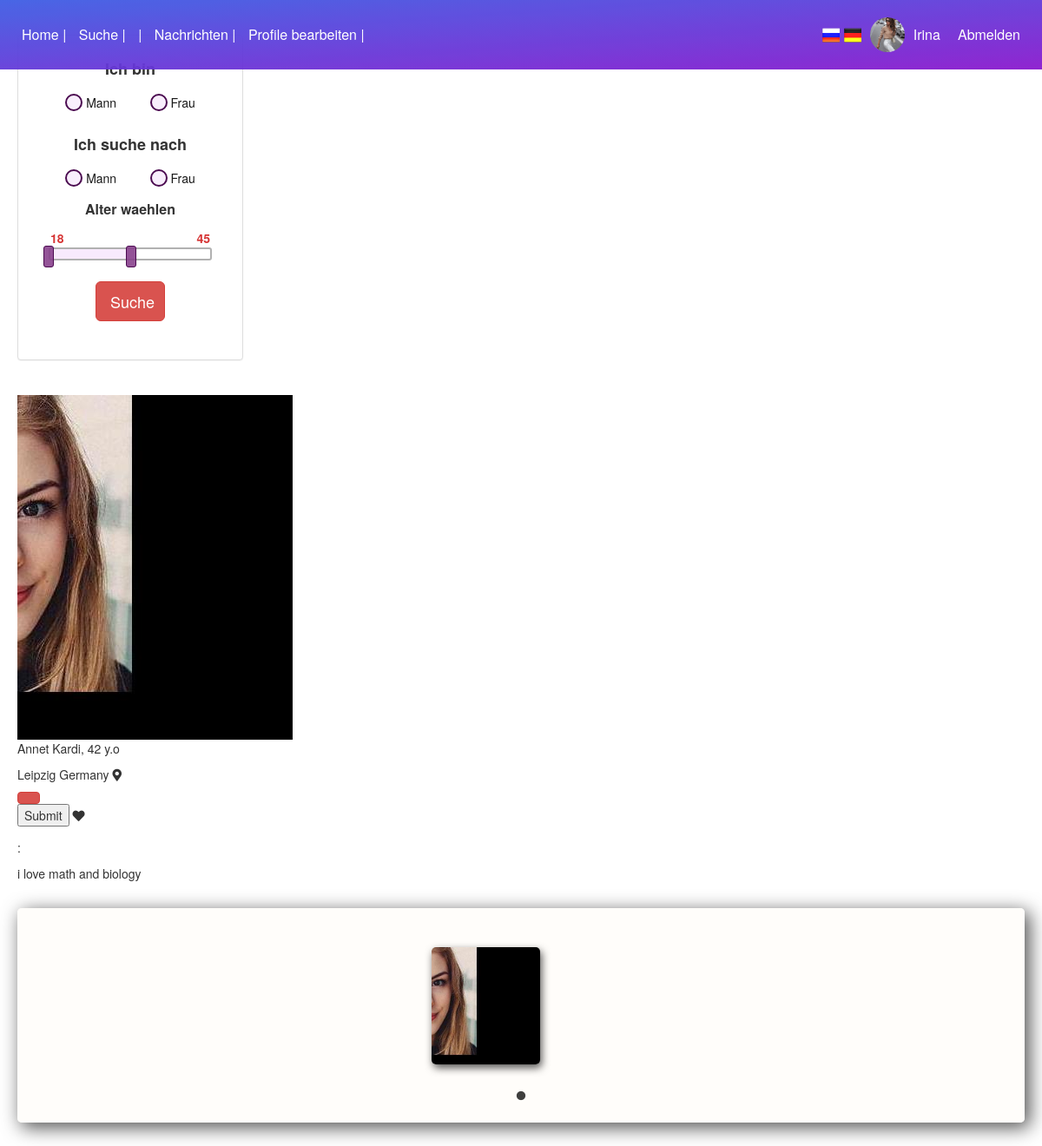
The app's page /personal_page.php?user_id=fdssdffsddsf (signed in) with its own data.
### tables this page shows
CREATE TABLE `register_user` (
  `register_user_id` int(11) NOT NULL,
  `user_name` varchar(250) NOT NULL,
  `user_email` varchar(250) NOT NULL,
  `user_password` varchar(250) NOT NULL,
  `user_activation_code` varchar(250) NOT NULL,
  `user_id` varchar(255) NOT NULL,
  `user_email_status` enum('not verified','verified') NOT NULL,
  `first_name` varchar(1000) NOT NULL,
  `last_name` varchar(1000) NOT NULL,
  `country` varchar(1000) NOT NULL,
  `city` varchar(1000) NOT NULL,
  `birth_date` date DEFAULT NULL,
  `profile_foto` varchar(1000) NOT NULL,
  `details` varchar(1000) NOT NULL,
  `gender` varchar(255) NOT NULL,
  `weight` varchar(255) NOT NULL,
  `height` varchar(255) NOT NULL
);

### personal_page.php (the view, shortened to what this page needs)
<?php
$user_id=$_GET["user_id"];
$array = $_SESSION['array'];
$con = new PDO( DB_DSN, DB_USERNAME, DB_PASSWORD );
$sthandler = $con->prepare("SELECT TIMESTAMPDIFF(YEAR, `birth_date`, CURDATE()) AS age , first_name, last_name, country, city, details, height, weight, profile_foto FROM register_user WHERE user_id = '$user_id'");
$sthandler->execute();
?>
<head>
		<link rel="stylesheet" href="menu.css">
<link rel="stylesheet" href="style_personal_page.css">
<link rel="stylesheet" href="https://cdnjs.cloudflare.com/ajax/libs/jqueryui/1.12.1/jquery-ui.min.css">
<link rel="stylesheet" type="text/css" href="slick/slick.css"/>
<link rel="stylesheet" type="text/css" href="slick/slick-theme.css"/>
<link rel="stylesheet" href="https://use.fontawesome.com/releases/v5.1.1/css/all.css">
<link rel="stylesheet" href="https://maxcdn.bootstrapcdn.com/bootstrap/3.3.0/css/bootstrap.min.css">
</head>
<body>
<header class="head fixed">
    <div class="wrap rel">
        <div class="menu">
            <div class="menu_left">
                <nav class=" hero-nav pull_left _nav">
                    <ul class="list-unstyled ">
                        <a class="active" href="index.php"><?php echo $array[1];?> |</a>
                        <a class="active" href="search_form.php"><?php echo $array[19];?> |</a>
                        <a class="active" href="view_profile.php"> <?php
                        if (isset($_SESSION['user_name'])) {
                            echo '  |';}
                        ?>
                        </a>
                        <a class="active" href="message1/message.php"> <?php
                        if (isset($_SESSION['user_name'])) {
                            echo $array[13];
                            echo '  |';
                        }
                        ?>
                        </a>
                        <a class="active" href="personal_page_edit.php?user_activation_code=<?php echo $_SESSION['user_activation_code'];?>&&user_id=<?php echo $_SESSION['user_id'];?>">
                        <?php
                        if (isset($_SESSION['user_name'])) {
                            echo $array[2];
                            echo '  |';
                        }
                        ?>
                        </a>
                    </ul>
                </nav>
            </div>
            <div class="right_side_menu rel">
                <form method="post" class="active2 language_box ">
                <input class="language1  language" name="en" value=""  type="submit">
                    <input class="language2  language" name="de" value=""  type="submit">
                </form>
                   <?php
                    if (isset($_SESSION['user_name'])) {
                        echo "<a class='active2 rel' href='view_profile.php'>
                                <div class='inlne-block profile_photo_menu_box'>
                                    <img class='profile_photo_menu' src='".$_SESSION['profile_foto']."'>
                                </div>
                            </a>";
                        echo "<a class='active2' href='view_profile.php'>";
                        echo ''.$_SESSION['first_name'];
                        echo "</a>";
                    }
                    ?>
                <a class="active2" >
                    <?php
                    if (isset($_SESSION['user_name'])) {
                        echo"<a href='logout.php'>$array[3]</a>";
                    }
                    else echo "<a href='login_page.php'>$array[4]</a>";
                    ?>
                </a>
            </div>
        </div>
    </div>
</header>
<br>
<br>
<section class="section_general wrap">
    <div class="sect_left">
            <div class=" form-log ">
            <?php
                include("filter.php");
                ?>
                </div>
    </div>
    <div class="sect_right">
        <div class="section-slide" >
            <br>
        </div>
        <?php while($row = $sthandler->fetch(PDO::FETCH_ASSOC)) : ?>
        <div class="section-photo">
            <div class="myflex">
                <div class="big_box">
                    <div class="photo-box ">
                        <img src="<?php echo $row ['profile_foto']?>" class="photo-person">
                    </div>
                </div>
                <div class="info">
                    <p class="txt_name"><?php echo $row ['first_name'] ?> <?php echo $row ['last_name'] ?>, <?php echo $row ['age'] ?> y.o </p>
                    <?php if($row ['city'] != '' || $row ['country'] != ''){  ?>
                        <p class="txt_city"><?php echo $row ['city'] ?> <?php echo $row ['country'] ?> <i class="fas fa-map-marker-alt"></i> </p>
                    <?php } ?>
                    <form method="post" value="like" id="likes">
                            <a href="message1/message.php?user_id=<?php echo $user_id; ?>" class="btn btn-danger btn_send"><?php echo $array[66]; ?></a>
                            <input class="like_none"  type="submit"  id="likek" name="like">
                            <label for="likek" name="like" id="like" class="like inline-block"><i class="fas fa-heart"></i></label>
                    </form>
                    <?php if($row ['details'] != ''){  ?>
                        <div class="keframe_div">
                            <p class="txt_status"><?php echo $array[68]; ?>:</p>
                            <?php echo $row ['details'] ?>
                        </div>
                    <?php } ?>
                </div>
            </div>
            <?php endwhile;?>
            <div class="album">
                <?php
                include("fotos/view.php");
                ?>
            </div>
        </div>
    </div>
</body>

### fotos/view.php (shortened to what this page needs)
<!DOCTYPE html>
<html lang="en">
	<head>
		<link rel="stylesheet" href="fotos/view_alb.css">
		<link href="fotos/css/bootstrap.min.css" rel="stylesheet">
	</head>
<body>
	<div class="section_view" id="view">
			<div class="rowii">
			<?php
					$conn = mysqli_connect("localhost","lovoneo","ZMaLPF2-unV-ch","projekt");
					$query = "SELECT * FROM  register_user WHERE user_id = '$user_id'";
					$result = mysqli_query($conn, $query);
						while($row = mysqli_fetch_assoc($result))
						{
				?>
					<div>
						<div class="img_box rel" onclick="zoom('<?php echo $row['profile_foto']?>')" data-toggle="modal" data-target="#exampleModalCenter" style="background:  url('<?php echo $row['profile_foto']?>') no-repeat"></div>
					</div>
				<?php
				}
				?>
			</div>
	</div>
	</body>
</html>

### menu.css (style rules this page uses)
.menu { display: flex; flex-direction: row; width: 100%; justify-content: space-between; align-items: center; }
.language_box { color: #e73591; display: flex; font-size: 16px; width: 60px; margin-bottom: 0 !important; }
.active2 { color: #fff; padding-right: 10px; }
.language1 { background: url('Russia-Flag.png'); }
.language2 { background: url('Germany-Flag.png'); }
.language { border: none !important; background-size: cover; width: 24px; height: 21px; margin-left: 5px; cursor: pointer !important; }
.active { display: inline-block; padding-right: 10px; }
.right_side_menu { display: flex; flex-direction: row; justify-content: space-between; align-items: center; }
.profile_photo_menu_box { width: 40px; height: 40px; border-radius: 50%; overflow: hidden; }
.profile_photo_menu { width: 40px; height: 50px; }
.head { background: linear-gradient(to top left,#8918ce, #3d5de4); opacity: 0.94 ; width: 100%; padding: 20px 5px; font-size: 16px; top:0; z-index: 1000; min-height: 60px; }
.head a { color: #ffffff !important; }
ul { margin-bottom: 0 !important; }

### style_personal_page.css (style rules this page uses)
.inline-block { display: inline-block; }
.rel { position: relative; }
.fixed { position: fixed; }
.wrap { margin: 0 auto; }
.active { display: inline-block; padding-right: 10px; }

### fotos/view_alb.css (style rules this page uses)
.inline-block { display: inline-block; }
.rel { position: relative; }
.fixed { position: fixed; }
.wrap { max-width: 1400px; padding-left: 20px; padding-right: 20px; margin: 0 auto; }
.section_view { margin: 30px 0; padding: 15px; border-radius: 5px; background: #fffdf9cb; border-color: #181818 !important; -webkit-box-shadow: 5px 5px 21px 1px rgba(0,0,0,0.67) !important; -moz-box-shadow:5px 5px 21px 1px rgba(0,0,0,0.67) !important; box-shadow: 5px 5px 21px 1px rgba(0,0,0,0.67) !important; }
.img_box { -webkit-box-shadow: 2px 4px 10px 0px rgba(0,0,0,0.67) !important; -moz-box-shadow: 2px 4px 10px 0px rgba(0,0,0,0.67) !important; box-shadow: 2px 4px 10px 0px rgba(0,0,0,0.67) !important; width: 125px; height: 135px; overflow: hidden; border-radius: 5px; background-size: cover !important; background-position: center center !important; cursor: pointer; display: inline-block; margin: 10px; }

### records on screen
register_user: profile_foto (picture), first_name "Annet", last_name "Kardi", age "42", city "Leipzig", country "Germany", details "i love math and biology"

### other values on screen
$array[1] "Home"
$array[19] "Suche"
$array[13] "Nachrichten"
$array[2] "Profile bearbeiten"
$_SESSION['first_name'] "Irina"
$array[3] "Abmelden"
$array[14] "Ich bin"
$array[15] "Mann"
$array[16] "Frau"
$array[17] "Ich suche nach"
$array[18] "Alter waehlen"
